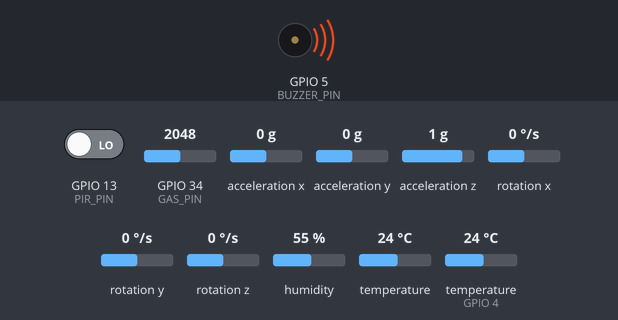
The sketch below on a simulated ESP32. Shown: buzzer (waves = sounding). The inputs (shaded band) are chosen by the test bench; at power-on: GPIO 34 (GAS_PIN) = 2048, GPIO 13 (PIR_PIN) LOW, acceleration x 0 g, acceleration y 0 g, acceleration z 1 g, rotation x 0 °/s, rotation y 0 °/s, rotation z 0 °/s, humidity 55 %, temperature 24 °C, temperature (sensor on GPIO 4) 24 °C. What the sketch prints to the serial monitor is not drawn.

Above: at 1.3 s.
1.4 s: GPIO 34 (GAS_PIN) set to 853
2.9 s: GPIO 34 (GAS_PIN) set to 746
At 3.7 s:
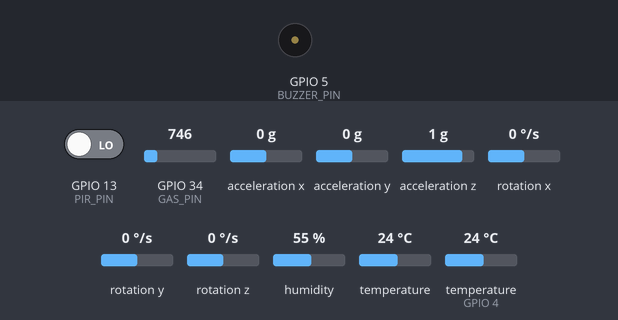
4.4 s: GPIO 13 (PIR_PIN) driven HIGH
At 4.82 s:
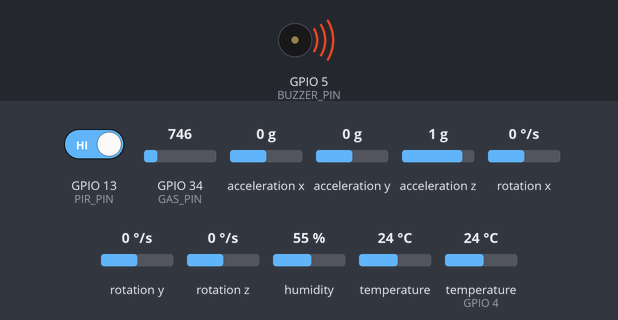
7.9 s: GPIO 13 (PIR_PIN) driven LOW
9.5 s: acceleration x set to -0.4 g
At 10.4 s:
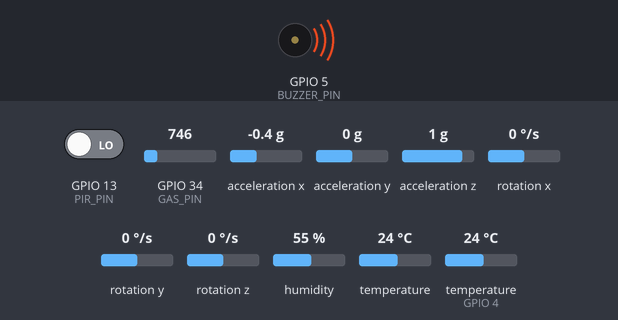
Timing chart, 0 to 12.0 s (numbered marks = the images above; inputs shaded):
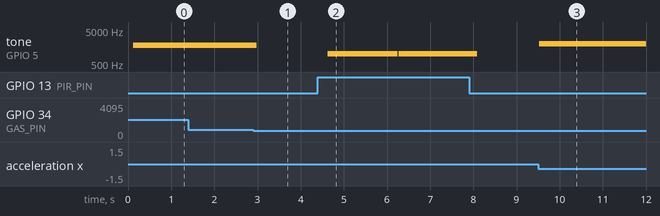

Measured:
- the behaviour switches between 801 and 800 on GPIO 34 (GAS_PIN) (found by bisection; images 0 and 1)
- the behaviour switches between -0.2 and -0.3 g on acceleration x (found by bisection; images 2 and 3)
- after the input at 1.4 s, every drawn part: stays the same
- after the input at 2.9 s, tone on GPIO 5 (BUZZER_PIN): 1800 Hz → silent after 0.08 s
- after the input at 4.4 s, tone on GPIO 5 (BUZZER_PIN): silent → 1000 Hz after 0.23 s, → silent 1.6 s later, → 1000 Hz 0.03 s later
- after the input at 9.5 s, tone on GPIO 5 (BUZZER_PIN): silent → 2000 Hz at once

The sketch:

SafetyHub.ino
```cpp
#include <WiFi.h>
#include <WebServer.h>
#include <Wire.h>
#include <Adafruit_MPU6050.h>
#include <Adafruit_Sensor.h>
#include <DHT.h>

// ─── Pin Configuration ───
#define GAS_PIN       34
#define BUZZER_PIN    5
#define DHT_PIN       4
#define DHT_TYPE      DHT11
#define PIR_PIN       13

// ─── Thresholds ───
#define QUAKE_THRESHOLD    2.5
#define GAS_THRESHOLD      800
#define TEMP_THRESHOLD     45.0
#define MOTION_THRESHOLD   2

// ─── WiFi AP ───
const char* AP_SSID = "Campus_Safety_System";
const char* AP_PASS = "12345678";

// ─── Objects ───
WebServer server(80);
Adafruit_MPU6050 mpu;
DHT dht(DHT_PIN, DHT_TYPE);

// ─── Sensor State ───
float accelMag       = 0.0;
int   gasVal         = 0;
float temperature    = 0.0;
float humidity       = 0.0;
String alertMessage  = "System Normal";
bool mpuAvailable    = false;
bool motionDetected  = false;
int motionCount      = 0;
int motionConsecutive = 0;

void setup() {
  Serial.begin(115200);
  delay(100);

  // Buzzer
  pinMode(BUZZER_PIN, OUTPUT);
  digitalWrite(BUZZER_PIN, LOW);

  // DHT11
  dht.begin();

  // PIR Motion Sensor
  pinMode(PIR_PIN, INPUT);

  // MPU6050
  Wire.begin(21, 22);
  if (mpu.begin()) {
    mpuAvailable = true;
    mpu.setAccelerometerRange(MPU6050_RANGE_8_G);
    mpu.setGyroRange(MPU6050_RANGE_500_DEG);
    mpu.setFilterBandwidth(MPU6050_BAND_21_HZ);
    Serial.println("MPU6050 OK");
  } else {
    mpuAvailable = false;
    Serial.println("MPU6050 NOT FOUND — continuing without seismic data");
  }

  // WiFi Access Point
  WiFi.softAP(AP_SSID, AP_PASS);
  Serial.print("AP IP: ");
  Serial.println(WiFi.softAPIP());

  // ─── Routes ───
  server.on("/api/data", handleApiData);
  server.on("/", handleRoot);
  server.begin();
  Serial.println("HTTP server started");
}

void loop() {
  server.handleClient();
  readSensors();
  evaluateAlerts();
  delay(200);
}

// ─── Read all sensors ───
void readSensors() {
  // MPU6050
  if (mpuAvailable) {
    sensors_event_t a, g, temp;
    mpu.getEvent(&a, &g, &temp);
    float ax = a.acceleration.x;
    float ay = a.acceleration.y;
    float az = a.acceleration.z - 9.8;
    accelMag = sqrt(ax * ax + ay * ay + az * az);
  } else {
    accelMag = 0.0;
  }

  // Gas sensor
  gasVal = analogRead(GAS_PIN);

  // DHT11
  float t = dht.readTemperature();
  float h = dht.readHumidity();
  if (!isnan(t)) temperature = t;
  if (!isnan(h)) humidity = h;

  // PIR Motion Sensor
  int pirValue = digitalRead(PIR_PIN);
  if (pirValue == HIGH) {
    motionConsecutive++;
    motionCount++;
  } else {
    motionConsecutive = 0;
  }

  if (motionConsecutive >= MOTION_THRESHOLD) {
    motionDetected = true;
  } else {
    motionDetected = false;
  }
}

// ─── Evaluate alert conditions ───
void evaluateAlerts() {
  // Priority: earthquake > temperature > gas > motion
  if (mpuAvailable && accelMag >= QUAKE_THRESHOLD) {
    alertMessage = "EARTHQUAKE DETECTED";
    tone(BUZZER_PIN, 2000, 500);
  } else if (temperature > TEMP_THRESHOLD) {
    alertMessage = "HIGH TEMPERATURE";
    tone(BUZZER_PIN, 1500, 300);
  } else if (gasVal > GAS_THRESHOLD) {
    alertMessage = "GAS LEAK DETECTED";
    tone(BUZZER_PIN, 1800, 400);
  } else if (motionDetected) {
    alertMessage = "Trespassing Alert: Motion detected";
    tone(BUZZER_PIN, 1000, 200);
  } else {
    alertMessage = "System Normal";
    noTone(BUZZER_PIN);
  }
}

// ─── JSON API endpoint ───
void handleApiData() {
  String json = "{";
  json += "\"accelMag\":" + String(accelMag, 2) + ",";
  json += "\"gasLevel\":" + String(gasVal) + ",";
  json += "\"temperature\":" + String(temperature, 1) + ",";
  json += "\"humidity\":" + String(humidity, 1) + ",";
  json += "\"alert\":\"" + alertMessage + "\",";
  json += "\"uptimeMs\":" + String(millis()) + ",";
  json += "\"mpuAvailable\":" + String(mpuAvailable ? "true" : "false") + ",";
  json += "\"motion\":" + String(motionDetected ? "true" : "false") + ",";
  json += "\"motionCount\":" + String(motionCount);
  json += "}";

  server.sendHeader("Access-Control-Allow-Origin", "*");
  server.send(200, "application/json", json);
}

// ─── Simple HTML status page ───
void handleRoot() {
  String html = "<!DOCTYPE html><html><head><meta charset='UTF-8'>";
  html += "<meta http-equiv='refresh' content='2'>";
  html += "<title>SafetyHub ESP32</title>";
  html += "<style>body{background:#111;color:#0fc;font-family:monospace;padding:20px}";
  html += "h1{color:#fff}.val{font-size:2em;color:#fff}.warn{color:#f33}</style></head><body>";
  html += "<h1>SafetyHub Sensor Node</h1>";
  html += "<p>Acceleration: <span class='val'>" + String(accelMag, 2) + " G</span></p>";
  html += "<p>Gas Level: <span class='val'>" + String(gasVal) + "</span></p>";
  html += "<p>Temperature: <span class='val'>" + String(temperature, 1) + " C</span></p>";
  html += "<p>Humidity: <span class='val'>" + String(humidity, 1) + " %</span></p>";
  html += "<p>Alert: <span class='" + String(alertMessage == "System Normal" ? "val" : "warn") + "'>" + alertMessage + "</span></p>";
  html += "<p>Uptime: " + String(millis() / 1000) + "s</p>";
  html += "<p>MPU6050: " + String(mpuAvailable ? "OK" : "NOT FOUND") + "</p>";
  html += "<hr><p><a href='/api/data' style='color:#0fc'>JSON API</a></p>";
  html += "</body></html>";
  server.send(200, "text/html", html);
}
```
